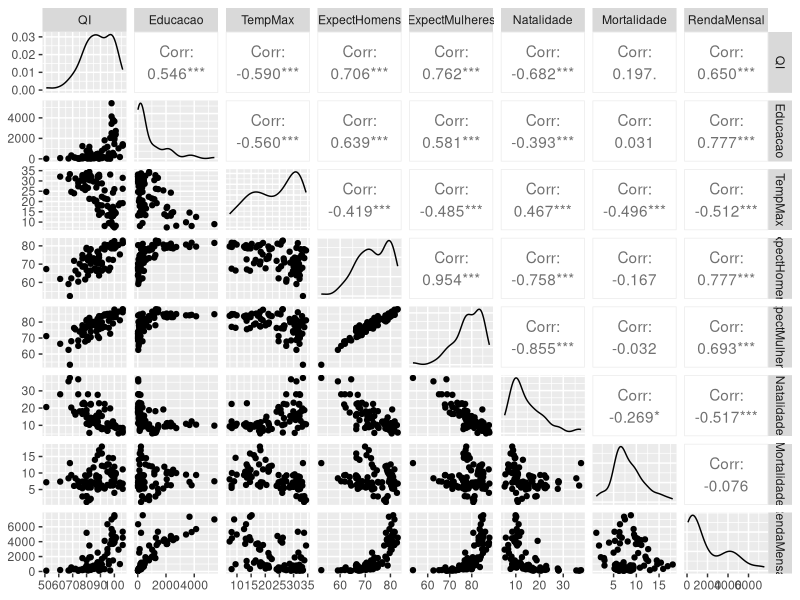
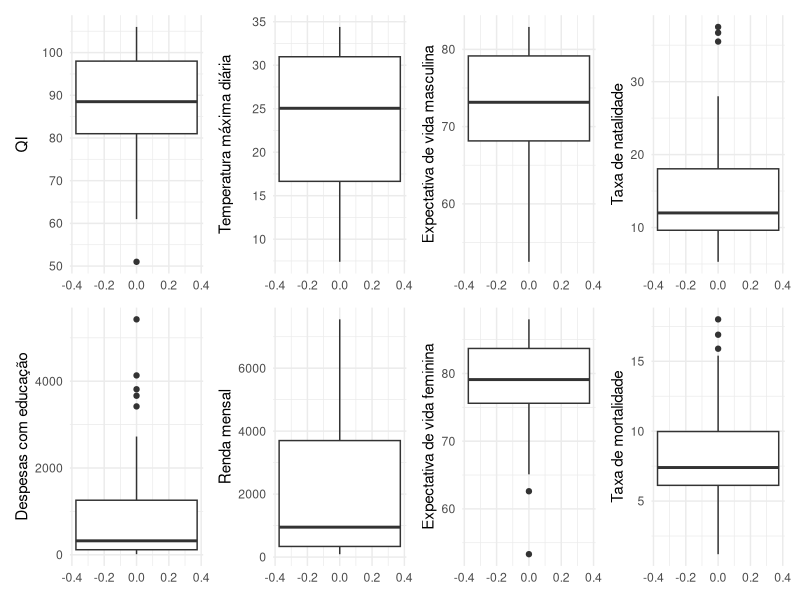
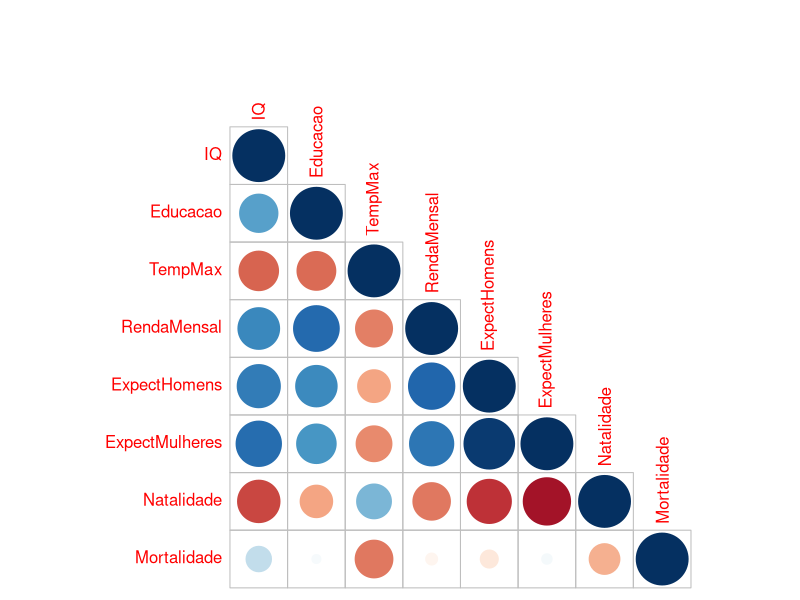
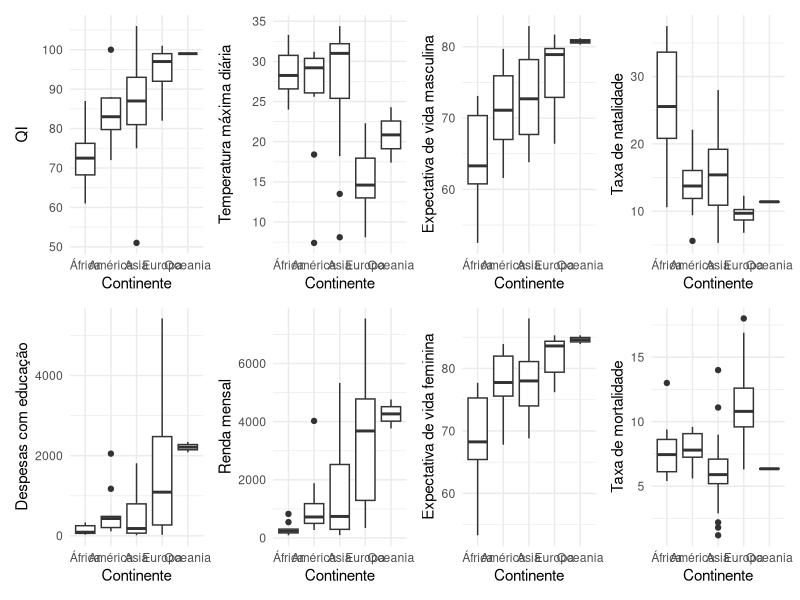
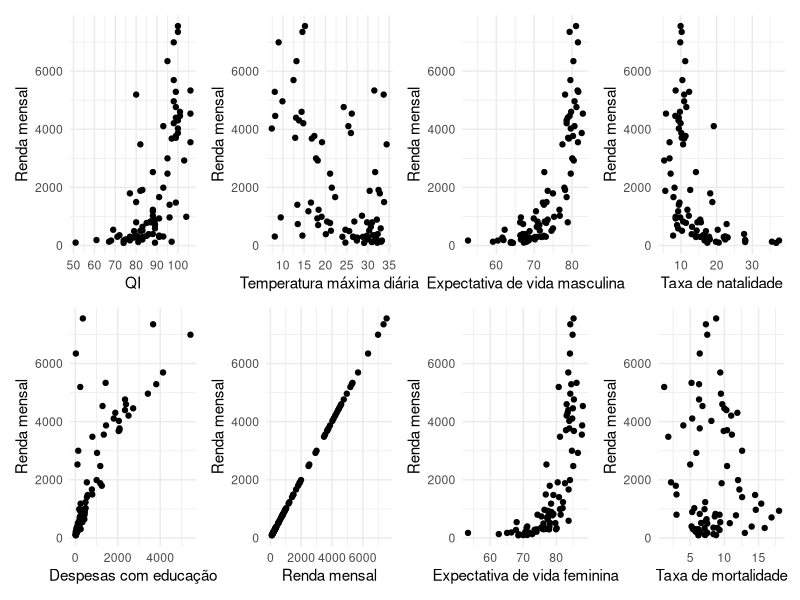
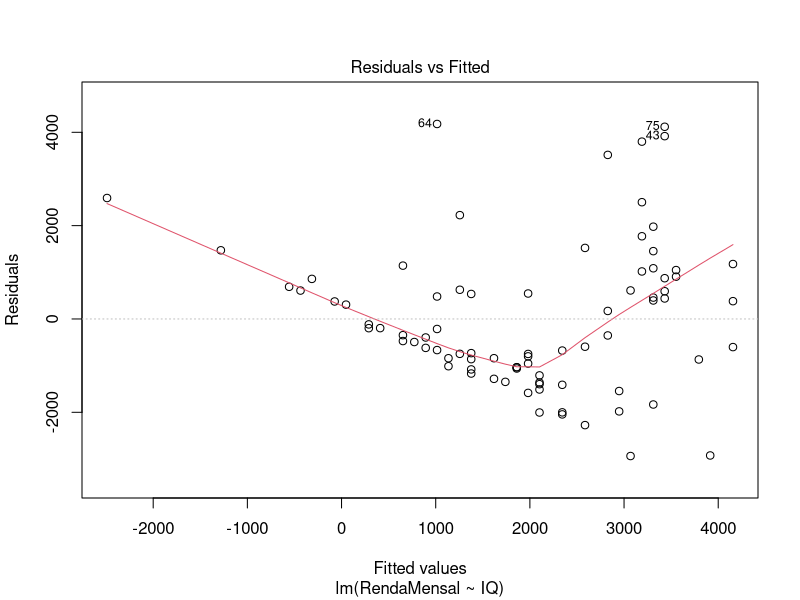
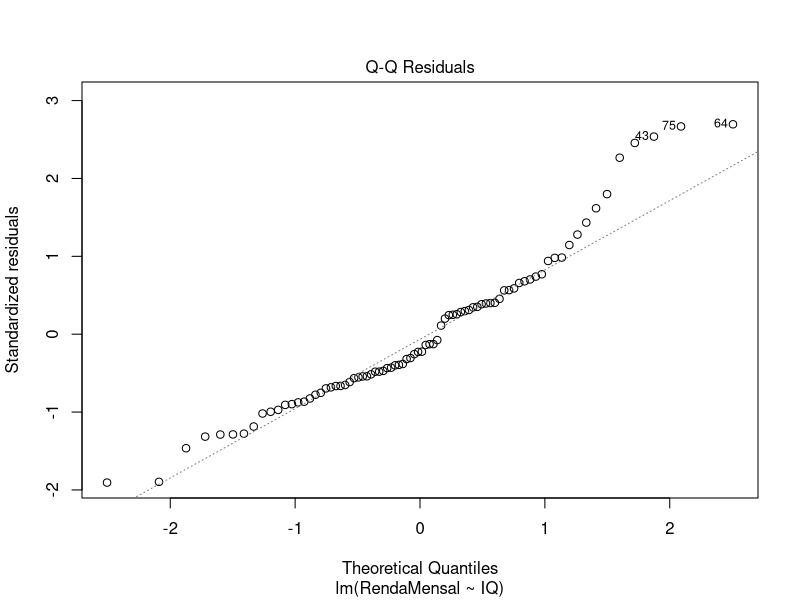
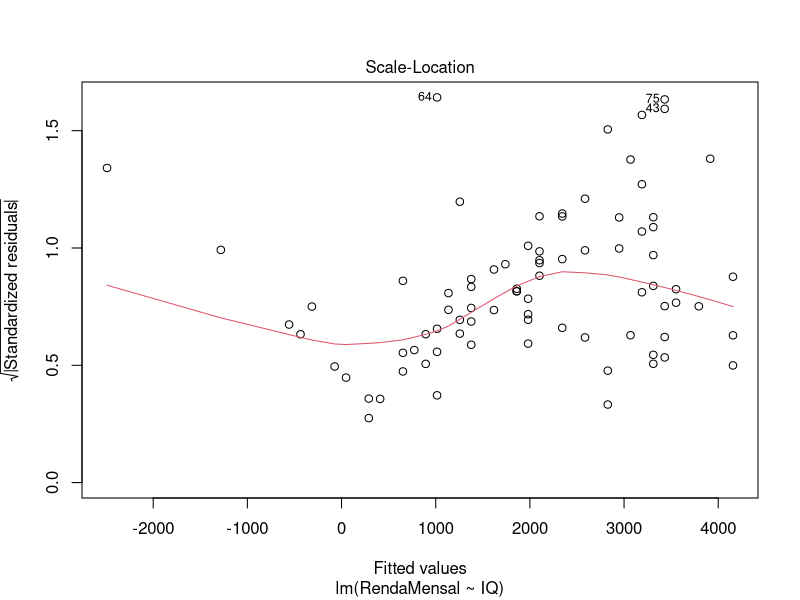

Recreate these plots in R, in order.
library(GGally)
library(tidyverse)
library(corrplot)
library(patchwork)
library(lmtest)
library(MASS)

df <- read.csv("dados_mundiais.csv")[,-1]
dfm <- df[,-length(df)]
dfm <- dfm[,-5]
`RendaMensal` <- df$RendaMensal
dfm <- data.frame(dfm,RendaMensal)
View(dfm)

# 1
var_df = c(121.39,1275571.96,65.22,4191636.98,43.57,41.65,50.28,11.68)
var_df/colMeans(df[2:9],na.rm = TRUE)
summary(df[2:9])
var(df[2:9],na.rm = TRUE)
var(df[2:9])


Mode <- function(x) {
  ux <- unique(x)
  ux[which.max(tabulate(match(x, ux)))]
}

apply(df[2:9], 2, Mode)

colnames(dfm)[2]<-'QI'

ggpairs(dfm[,2:length(dfm)])


boxp <- function(y,name){
  ggplot(df)+
    geom_boxplot(aes(y=df[,y]))+
    labs(y=name)+
    theme_minimal()
}

boxp(2,"QI") / boxp(3,"Despesas com educação") | boxp(4,"Temperatura máxima diária") /
  boxp(5,"Renda mensal") | boxp(6,"Expectativa de vida masculina") /
  boxp(7,"Expectativa de vida feminina") | boxp(8,"Taxa de natalidade") /
  boxp(9,"Taxa de mortalidade")

C <- cor(df[,3:length(df)-1],use='complete.obs')
corrplot(C, type = 'lower', cl.pos = 'n')


# 2

boxp <- function(y,name){
  ggplot(df)+
    geom_boxplot(aes(y=df[,y],x=Continente))+
    labs(y=name)+
    theme_minimal()
}

boxp(2,"QI") / boxp(3,"Despesas com educação") | boxp(4,"Temperatura máxima diária") /
  boxp(5,"Renda mensal") | boxp(6,"Expectativa de vida masculina") /
  boxp(7,"Expectativa de vida feminina") | boxp(8,"Taxa de natalidade") /
  boxp(9,"Taxa de mortalidade")



# 3




# 4

disp <- function(x,name){
  ggplot(df)+
    geom_point(aes(y=RendaMensal,x=df[,x]))+
    labs(y="Renda mensal",x=name)+
    theme_minimal()
}

disp(2,"QI") / disp(3,"Despesas com educação") | disp(4,"Temperatura máxima diária") /
  disp(5,"Renda mensal") | disp(6,"Expectativa de vida masculina") /
  disp(7,"Expectativa de vida feminina") | disp(8,"Taxa de natalidade") /
  disp(9,"Taxa de mortalidade")




# 5 e 6
#IQ
model1 <- lm(RendaMensal~IQ,data=df)
summary(model1)
plot(model1)

shapiro.test(model1$residuals)
bptest(model1)
dwtest(model1)


#educacao
model2 <- lm(RendaMensal~Educacao,data=df) 
summary(model2)
plot(model2)

shapiro.test(model2$residuals)
bptest(model2)
dwtest(model2)


#Temperatura
model3 <- lm(RendaMensal~TempMax,data=df) 
summary(model3)
plot(model3)

shapiro.test(model3$residuals)
bptest(model3)
dwtest(model3)

#expectativa masculina
model4 <- lm(RendaMensal~ExpectHomens,data=df) 
summary(model4)
plot(model4)

shapiro.test(model4$residuals)
bptest(model4)
dwtest(model4)

#expectatica feminina
model5 <- lm(RendaMensal~ExpectMulheres,data=df) 
summary(model5)
plot(model5)

shapiro.test(model5$residuals)
bptest(model5)
dwtest(model5)

#natalidade
model6 <- lm(RendaMensal~Natalidade,data=df) 
summary(model6)
plot(model6)

shapiro.test(model6$residuals)
bptest(model6)
dwtest(model6)

#mortalidade
model7 <- lm(RendaMensal~Mortalidade,data=df) 
summary(model7)
plot(model7)

shapiro.test(model7$residuals)
bptest(model7)
dwtest(model7)

#continente
model8 <- aov(RendaMensal~Continente,data=df) 
summary(model8)
plot(model8)

shapiro.test(model8$residuals)
bptest(model8)
dwtest(model8)



point <- function(y,name){
  ggplot(df, aes(x=df[,y],y=RendaMensal))+
    geom_point() +
    geom_smooth(method = "lm",se=TRUE)+
    labs(x=name,y="Renda mensal")+
    theme_minimal()
}


point(2,"QI") / point(3,"Despesas com educação") | point(4,"Temperatura máxima diária") / point(6,"Expectativa de vida masculina") |
  point(7,"Expectativa de vida feminina") / point(8,"Taxa de natalidade")



########################## boxcox ##############################################


library(MASS)
#QI
bc <- boxcox(model1,data=df)
plot(bc)
(lambda <- bc$x[which.max(bc$y)])

model1m <- lm(log(RendaMensal)~IQ,data=df)
summary(model1m)
plot(model1m)

shapiro.test(model1m$residuals)
bptest(model1m)
dwtest(model1m)

#educacao
bc2 = boxcox(model2,data=df)
plot(bc2)
bc2$x[which.max(bc2$y)]
bc2$x
model2m <- lm((RendaMensal)~Educacao,data=df) 
summary(model2m)
plot(model2m)

shapiro.test(model2m$residuals)
bptest(model2m)
dwtest(model2m)


#Temperatura
bc3 = boxcox(model3,data=df)
plot(bc3)
bc3$x[which.max(bc3$y)]

model3m <- lm(log(RendaMensal)~TempMax,data=df) 
summary(model3m)
plot(model3m)

shapiro.test(model3m$residuals)
bptest(model3m)
dwtest(model3m)


#expectativa masc
bc4 = boxcox(model4,data=df)
plot(bc4)
bc4$x[which.max(bc4$y)]

model4m <- lm(log(RendaMensal)~ExpectHomens,data=df) 
summary(model4m)
plot(model4m)

ggplot(df,aes(ExpectHomens,log(RendaMensal))) + 
  geom_point()+
  geom_smooth(method=lm)

shapiro.test(model4m$residuals)
bptest(model4m)
dwtest(model4m)


#expectativa fem.
bc5 = boxcox(model5,data=df)
plot(bc5)
bc5$x[which.max(bc5$y)]

model5m <- lm(log(RendaMensal)~ExpectMulheres,data=df) 
summary(model5m)
plot(model5m)

shapiro.test(model5m$residuals)
bptest(model5m)
dwtest(model5m)


#Natalidade
bc6 = boxcox(model6,data=df)
plot(bc6)
bc6$x[which.max(bc6$y)]

model6m <- lm(log(RendaMensal)~Natalidade,data=df) 
summary(model6m)
plot(model6m)

shapiro.test(model6m$residuals)
bptest(model6m)
dwtest(model6m)


#Mortalidade
bc7 = boxcox(model7,data=df)
plot(bc7)
bc7$x[which.max(bc7$y)]

model7m <- lm(log(RendaMensal)~Mortalidade,data=df) 
summary(model7m)
plot(model7m)

shapiro.test(model7m$residuals)
bptest(model7m)
dwtest(model7m)


#continente
bc7 = boxcox(model7,data=df)
plot(bc7)
bc7$x[which.max(bc7$y)]

model8m <- aov(log(RendaMensal)~Continente,data=df) 
summary(model8m)
plot(model8m)

shapiro.test(model8m$residuals)
bptest(model8m)
dwtest(model8m)






point <- function(y,name){
  ggplot(df, aes(x=df[,y],y=log(RendaMensal)))+
    geom_point() +
    geom_smooth(method = "lm",se=TRUE)+
    labs(x=name,y="Log. da renda mensal")+
    theme_minimal()
}


(point(2,"QI") |  point(4,"Temperatura máxima diária")) / (
  point(6,"Expectativa de vida masculina") |
  point(7,"Expectativa de vida feminina") | point(8,"Taxa de natalidade"))



# análise dos resíduos - expectativa de vida masculina

a <- ggplot(model4m)+
  geom_point(aes(x=.fitted,y=.resid))+
  labs(x="Valores preditos \n A",y="Resíduos")+
  theme_minimal()

b <- ggplot(model4m, aes(sample=studres(model4m)))+
  geom_qq()+
  geom_qq_line(color="red")+
  labs(x="Quantil teórico \n B", y="Resíduos studentizados")+
  theme_minimal()

c <- ggplot(model4m)+
  geom_histogram(aes(x=.resid),binwidth=0.4,color="black", fill="white")+
  labs(y="Frequência",x="Resíduos \n C")+
  theme_minimal()

a | b |c

shapiro.test(model4m$residuals)
lmtest::bptest(model4m, studentize = FALSE)
dwtest(model4m)
# ------------------------- Regressão Linear Múltiplo ----------------------------
df


modelmp = lm(log(RendaMensal) ~ IQ + Educacao  + TempMax +  ExpectHomens+ 
     ExpectMulheres + Natalidade + Mortalidade,df)
summary(modelmp)
plot(modelmp)
shapiro.test(modelmp$residuals)
bptest(modelmp)
dwtest(modelmp)


#boxcox(modelmp,data=df)
modelmp2 = lm(log(RendaMensal) ~  Educacao +   ExpectHomens ,df)
summary(modelmp2)
plot(modelmp2)
shapiro.test(modelmp2$residuals)
bptest(modelmp2)
dwtest(modelmp2)
